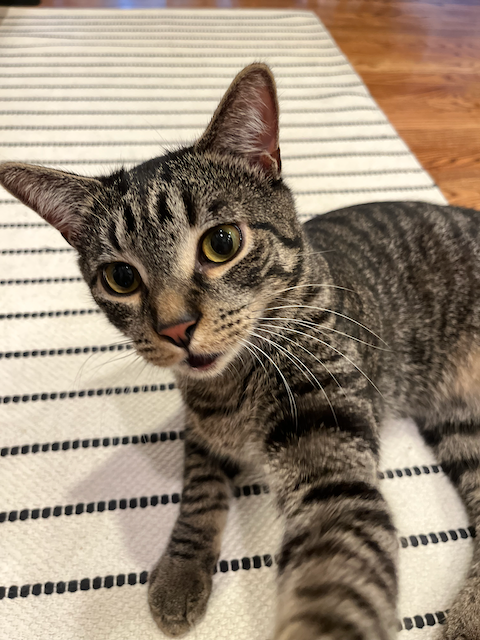
%> input picture my_cat.png, 480 x 640 px
$ octave color_transformation.m   (GNU Octave 9; MATLAB toolbox functions it lacks are replaced by stand-ins)
%> lines starting %> are read from the running program, lines starting %| are printed output that depends on the picture
clc;
clear;
close all;

% STEP 1: Color transforamtion %
% RGB -> YCbCr
rgbImage = imread('my_cat.png');
%> rgbImage is the input picture: size 640x480x3 uint8; mean R, G, B 153.6, 137.8, 119.6
figure()
imshow(rgbImage)

% Transformation matrix
tform = [ 0.299,  0.587,  0.114;
         -0.1687, -0.3313, 0.5;
          0.5,   -0.4187, -0.0813];

% Separate the R, G, and B channels
R = double(rgbImage(:,:,1));
G = double(rgbImage(:,:,2));
B = double(rgbImage(:,:,3));
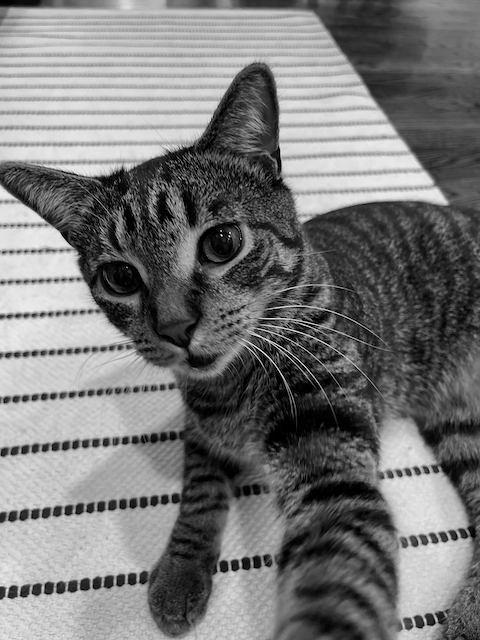
%> B: size 640x480 double; min 0, max 255, mean 119.6

% Calculate Y, Cb, Cr components
Y  = tform(1,1) * R + tform(1,2) * G + tform(1,3) * B;
Cb = tform(2,1) * R + tform(2,2) * G + tform(2,3) * B + 128;
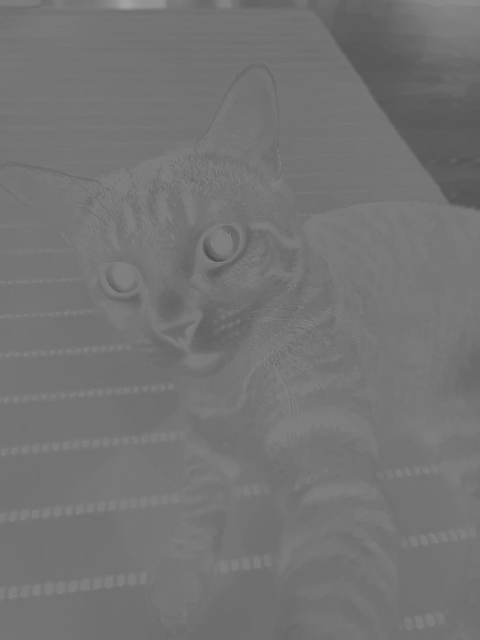
%> Cb: size 640x480 double; min 77.43, max 162.4, mean 116.2
Cr = tform(3,1) * R + tform(3,2) * G + tform(3,3) * B + 128;
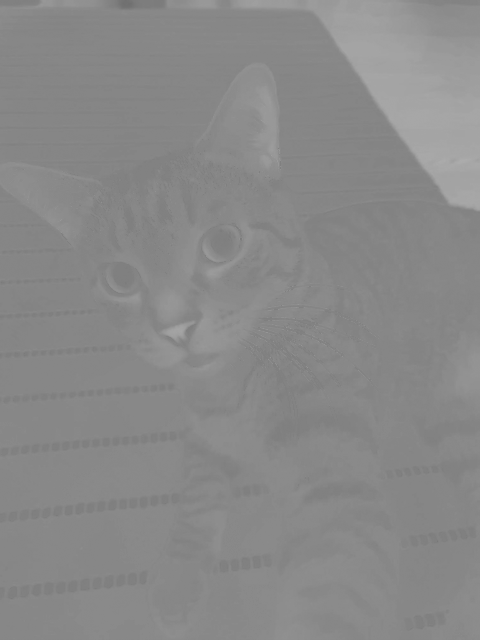
%> Cr: size 640x480 double; min 112, max 172.1, mean 137.4

% Combine Y, Cb, Cr into a single image
ycbcrImage = uint8(cat(3, Y, Cb, Cr));
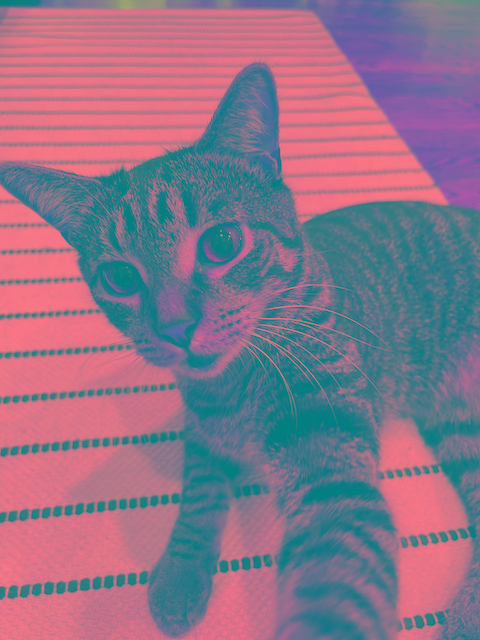
%> ycbcrImage: size 640x480x3 uint8; mean R, G, B 140.4, 116.2, 137.4
Y = ycbcrImage(:,:,1); Cb = ycbcrImage(:,:,2); Cr = ycbcrImage(:,:,3);

% Display the original and converted images
figure;
subplot(1, 3, 1);
imshow(Y); title('Y');
subplot(1, 3, 2);
imshow(Cb); title('Cb');
subplot(1, 3, 3);
imshow(Cr); title('Cr');

% Step 2: Chroma subsampling (4:2:2) %
Cb_subsampled = Cb(:, 1:2:end);
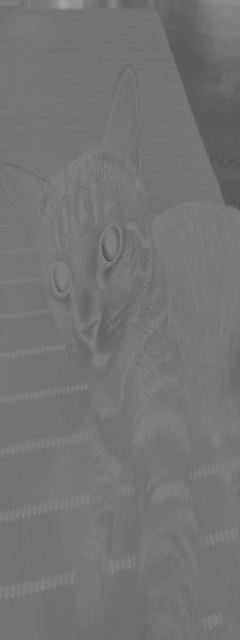
%> Cb_subsampled: size 640x240 uint8; min 78, max 162, mean 116.2
Cr_subsampled = Cr(:, 1:2:end);
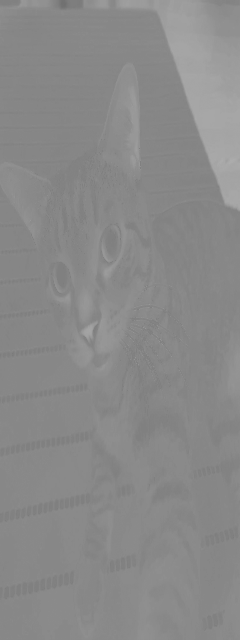
%> Cr_subsampled: size 640x240 uint8; min 112, max 172, mean 137.4

Cb_tmp = zeros(size(double(Cb)));
%> Cb_tmp: size 640x480 double; every value is 0
Cr_tmp = zeros(size(double(Cr)));

Cb_tmp(:, 1:2:end) = Cb_subsampled;
Cb_tmp(:, 2:2:end) = Cb_subsampled;
Cr_tmp(:, 1:2:end) = Cr_subsampled;
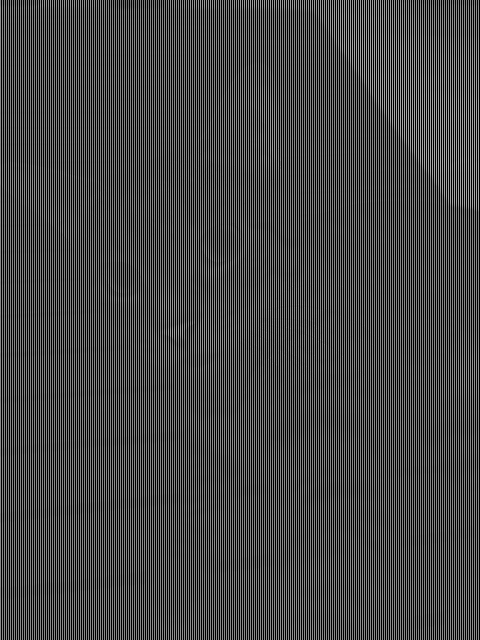
%> Cr_tmp: size 640x480 double; min 0, max 172, mean 68.7
Cr_tmp(:, 2:2:end) = Cr_subsampled;

ycbcrImage_subsampled = uint8(cat(3, Y, Cb_tmp, Cr_tmp));
figure;
subplot(1,2,1);
imshow(ycbcrImage); title("ycbcrImage");
subplot(1,2,2);


imshow(ycbcrImage_subsampled); title("ycbcrImage subsampled 4:2:2");

% Y_sub = ycbcrImage_subsampled(:,:,1);
% Cb_sub = ycbcrImage_subsampled(:,:,2);
% Cr_sub = ycbcrImage_subsampled(:,:,3);
